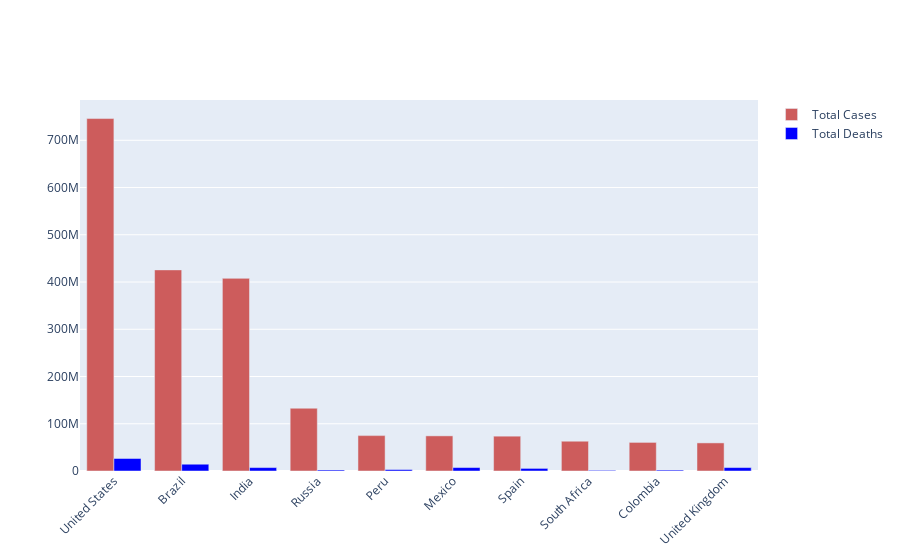

Notebook source saved alongside this figure:
### Code cell
fig=go.Figure()
fig.add_trace(go.Bar(
    x=data['Country'],
    y=data['Total Cases'],
    name='Total Cases',
    marker_color='indianred'
))
fig.add_trace(go.Bar(
    x=data['Country'],
    y=data['Total Deaths'],
    name='Total Deaths',
    marker_color='blue'
))

fig.update_layout(barmode='group',xaxis_tickangle=-45)
fig.show()

### Figure 1 — Plotly figure (JSON) as saved in the notebook; plotly's stock layout.template omitted (floating-point values rounded to 4 significant figures)
{"data": [{"marker": {"color": "indianred"}, "name": "Total Cases", "type": "bar", "x": ["United States", "Brazil", "India", "Russia", "Peru", "Mexico", "Spain", "South Africa", "Colombia", "United Kingdom"], "y": [746014098, 425704517, 407771615, 132888951, 74882695, 74347548, 73717676, 63027659, 60543682, 59475032]}, {"marker": {"color": "blue"}, "name": "Total Deaths", "type": "bar", "x": ["United States", "Brazil", "India", "Russia", "Peru", "Mexico", "Spain", "South Africa", "Colombia", "United Kingdom"], "y": [26477574, 14340567, 7247327, 2131571, 3020038, 7295850, 5510624, 1357682, 1936134, 7249573]}], "layout": {"autosize": true, "barmode": "group", "xaxis": {"autorange": true, "range": [-0.5, 9.5], "tickangle": -45, "type": "category"}, "yaxis": {"autorange": true, "range": [0, 785300000.0], "type": "linear"}}}
